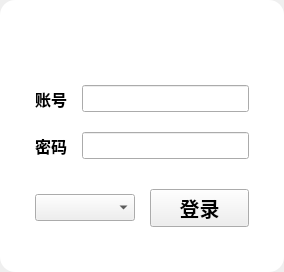
<?xml version="1.0" encoding="UTF-8"?>
<ui version="4.0">
 <class>loginpage</class>
 <widget class="loginpage" name="loginpage">
  <property name="geometry">
   <rect>
    <x>0</x>
    <y>0</y>
    <width>284</width>
    <height>272</height>
   </rect>
  </property>
  <property name="windowTitle">
   <string>loginpage</string>
  </property>
  <layout class="QVBoxLayout" name="verticalLayout">
   <property name="spacing">
    <number>0</number>
   </property>
   <property name="leftMargin">
    <number>0</number>
   </property>
   <property name="topMargin">
    <number>0</number>
   </property>
   <property name="rightMargin">
    <number>0</number>
   </property>
   <property name="bottomMargin">
    <number>0</number>
   </property>
   <item>
    <widget class="QFrame" name="frame">
     <property name="styleSheet">
      <string notr="true">QFrame#frame
{
	background-color: rgb(255, 255, 255);
	border-radius:15px;
}
</string>
     </property>
     <property name="frameShape">
      <enum>QFrame::StyledPanel</enum>
     </property>
     <property name="frameShadow">
      <enum>QFrame::Raised</enum>
     </property>
     <layout class="QHBoxLayout" name="horizontalLayout_4">
      <property name="spacing">
       <number>0</number>
      </property>
      <property name="leftMargin">
       <number>0</number>
      </property>
      <property name="topMargin">
       <number>0</number>
      </property>
      <property name="rightMargin">
       <number>0</number>
      </property>
      <property name="bottomMargin">
       <number>0</number>
      </property>
      <item>
       <layout class="QVBoxLayout" name="verticalLayout_2" stretch="0,0,0,0,0,2">
        <property name="spacing">
         <number>15</number>
        </property>
        <property name="leftMargin">
         <number>35</number>
        </property>
        <property name="topMargin">
         <number>45</number>
        </property>
        <property name="rightMargin">
         <number>35</number>
        </property>
        <property name="bottomMargin">
         <number>45</number>
        </property>
        <item>
         <spacer name="verticalSpacer_2">
          <property name="orientation">
           <enum>Qt::Vertical</enum>
          </property>
          <property name="sizeType">
           <enum>QSizePolicy::Expanding</enum>
          </property>
          <property name="sizeHint" stdset="0">
           <size>
            <width>20</width>
            <height>40</height>
           </size>
          </property>
         </spacer>
        </item>
        <item>
         <layout class="QHBoxLayout" name="horizontalLayout">
          <item>
           <widget class="QLabel" name="label">
            <property name="font">
             <font>
              <pointsize>12</pointsize>
              <bold>true</bold>
             </font>
            </property>
            <property name="text">
             <string>账号</string>
            </property>
           </widget>
          </item>
          <item>
           <widget class="QLineEdit" name="inputOfAccount">
            <property name="font">
             <font>
              <pointsize>12</pointsize>
             </font>
            </property>
           </widget>
          </item>
         </layout>
        </item>
        <item>
         <spacer name="verticalSpacer_3">
          <property name="orientation">
           <enum>Qt::Vertical</enum>
          </property>
          <property name="sizeHint" stdset="0">
           <size>
            <width>20</width>
            <height>5</height>
           </size>
          </property>
         </spacer>
        </item>
        <item>
         <layout class="QHBoxLayout" name="horizontalLayout_2">
          <item>
           <widget class="QLabel" name="label_2">
            <property name="font">
             <font>
              <pointsize>12</pointsize>
              <bold>true</bold>
             </font>
            </property>
            <property name="text">
             <string>密码</string>
            </property>
           </widget>
          </item>
          <item>
           <widget class="QLineEdit" name="inputOfPassword">
            <property name="font">
             <font>
              <pointsize>12</pointsize>
             </font>
            </property>
           </widget>
          </item>
         </layout>
        </item>
        <item>
         <spacer name="verticalSpacer">
          <property name="orientation">
           <enum>Qt::Vertical</enum>
          </property>
          <property name="sizeType">
           <enum>QSizePolicy::Fixed</enum>
          </property>
          <property name="sizeHint" stdset="0">
           <size>
            <width>20</width>
            <height>15</height>
           </size>
          </property>
         </spacer>
        </item>
        <item>
         <layout class="QHBoxLayout" name="horizontalLayout_3" stretch="0,0">
          <item>
           <widget class="QComboBox" name="optionOfRole">
            <property name="font">
             <font>
              <pointsize>12</pointsize>
              <bold>true</bold>
             </font>
            </property>
           </widget>
          </item>
          <item>
           <widget class="QPushButton" name="btnOfLogin">
            <property name="font">
             <font>
              <pointsize>15</pointsize>
              <bold>true</bold>
             </font>
            </property>
            <property name="text">
             <string>登录</string>
            </property>
           </widget>
          </item>
         </layout>
        </item>
       </layout>
      </item>
     </layout>
    </widget>
   </item>
  </layout>
 </widget>
 <customwidgets>
  <customwidget>
   <class>loginpage</class>
   <extends>QWidget</extends>
   <header>loginpage.h</header>
   <container>1</container>
  </customwidget>
 </customwidgets>
 <resources/>
 <connections/>
</ui>
